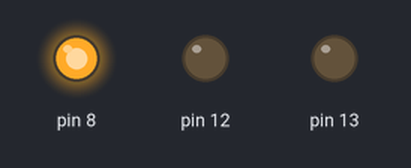
Bench run of a sketch on a simulated Arduino Uno, built with avr-gcc and run on an emulated ATmega328P. Parts: output pins drawn as LEDs (lit = HIGH).

Above: at 0.05 s.
At 0.75 s:
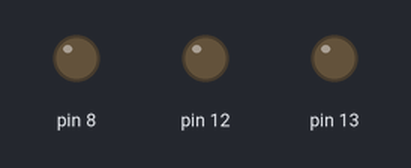
At 1.45 s:
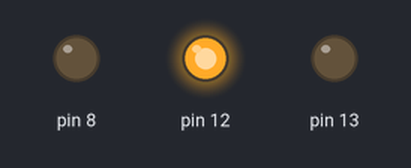
At 2.85 s:
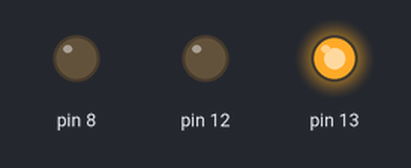
Timing chart, 0 to 3.1 s (numbered marks = the images above):
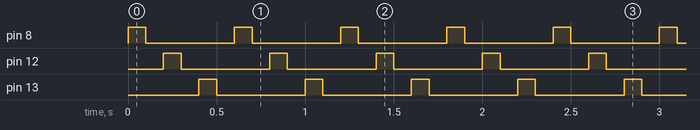

Measured:
- by itself, pin 8, pin 12, pin 13: alternates HIGH for 0.10 s and LOW for 0.50 s

The sketch:

LEDBlink.ino
```cpp
void setup() {
  // put your setup code here, to run once:

  //initailising all three pins to mode=output.
pinMode(8,OUTPUT);
pinMode(13,OUTPUT);
pinMode(12,OUTPUT);
}

void loop() {
  // put your main code here, to run repeatedly:

  //blinking the first LED
digitalWrite(8,HIGH);
delay(100);
digitalWrite(8,LOW);
delay(100);

  //blinking the second LED
digitalWrite(12,HIGH);
delay(100);
digitalWrite(12,LOW);
delay(100);

  //blinking the third LED
digitalWrite(13,HIGH);
delay(100);
digitalWrite(13,LOW);
delay(100);


}
```
